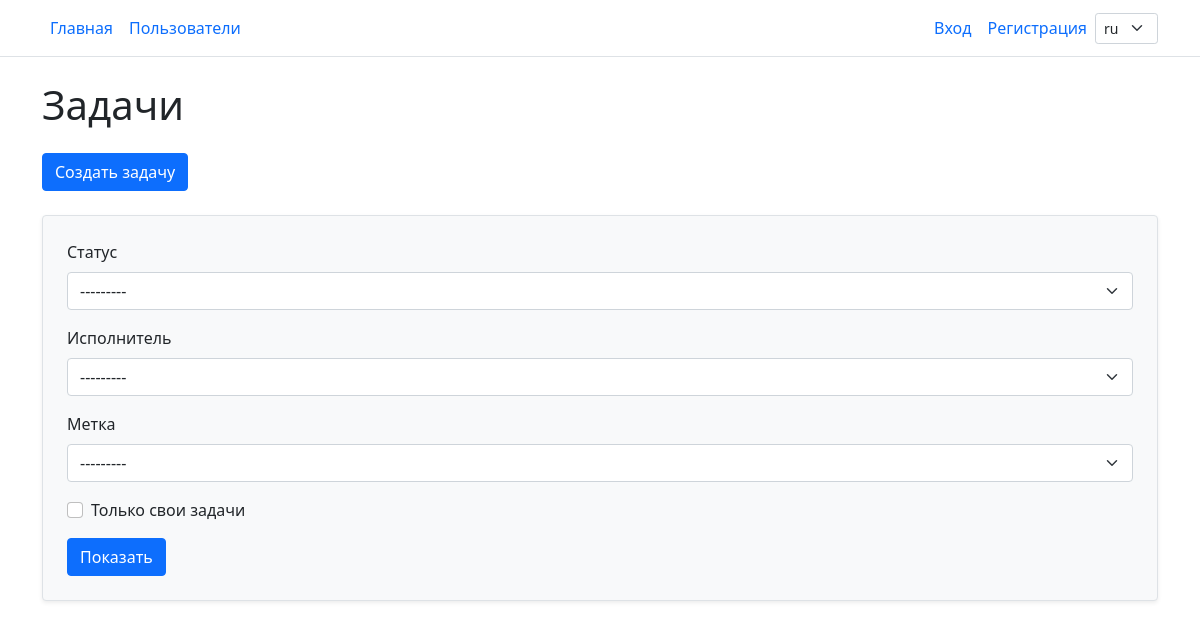
The page /tasks/ on the database as committed earlier.
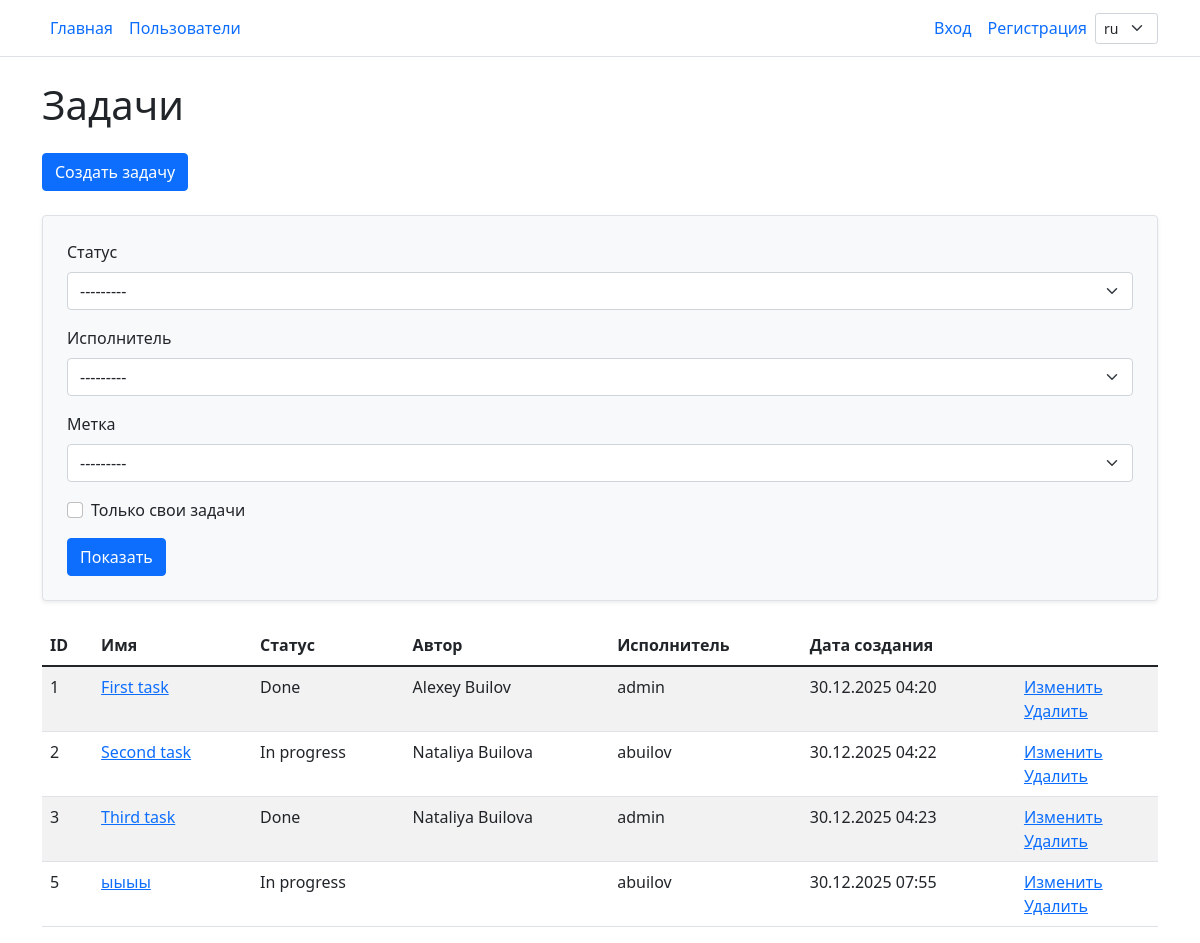
The same page on the database as committed later.
### task_manager/tasks/models.py (models this page shows, shortened)
class Task(models.Model):
    title = models.CharField(max_length=100, unique=True)
    description = models.TextField()
    created_at = models.DateTimeField(auto_now_add=True)
    author = models.ForeignKey(
        User,
        on_delete=models.PROTECT,
        related_name='created_tasks',
    )
    current_state = models.ForeignKey(
        TaskState,
        on_delete=models.PROTECT,
        related_name='tasks'
    )
    labels = models.ManyToManyField(
        Label,
        related_name='tasks',
        blank=True,
    )

### task_manager/statuses/models.py (models this page shows)
class TaskState(models.Model):
    name = models.CharField(max_length=100, unique=True)
    created_at = models.DateTimeField(auto_now_add=True)
    def __str__(self):
        return self.name

### task_manager/tasks/views.py (the view)
# urls.py: path('', TasksListView.as_view(), name='index'),
class TasksListView(ListView):
    model = Task
    template_name = 'tasks/index.html'
    context_object_name = 'tasks'
    def get_queryset(self):
        executor_sq = TaskMembership.objects.filter(
            task=OuterRef('pk'), role='executor'
        ).values('user__username')[:1]
        qs = Task.objects.select_related('author', 'current_state').annotate(
            executor=Subquery(executor_sq)
        )
        self.filterset = TaskFilter(
            self.request.GET,
            queryset=qs,
            request=self.request
        )
        return self.filterset.qs
    def get_context_data(self, **kwargs):
        context = super().get_context_data(**kwargs)
        context['filter'] = self.filterset
        return context

### task_manager/labels/models.py (called while the page is built)
    def __str__(self):
        return self.name

### task_manager/tasks/filter.py (called while the page is built)
    def filter_user_tasks(self, queryset, name, value):
        if value in [True, 'on', '1', 'true']:
            user = getattr(self, 'request', None)
            if user:
                user = getattr(user, 'user', None)
            if user:
                return queryset.filter(author=user)
        return queryset

### task_manager/templates/tasks/index.html (shortened to what this page needs)
{% extends 'layout.html' %}
{% load i18n %}
{% block content %}
<div class="container wrapper flex-grow-1">
    <h1 class="my-4">{% translate "Tasks" %}</h1>
    <a href="{% url 'tasks:create' %}" class="btn btn-primary mb-4">{% translate "Create task" %}</a>
    <form method="get" class="p-4 bg-light rounded border shadow-sm mb-4">
        <div class="mb-3">
            <label for="id_status" class="form-label">{% trans "Status" %}</label>
            {{ filter.form.status }}
        </div>
        <div class="mb-3">
            <label for="id_executor" class="form-label">{% trans "Executor" %}</label>
            {{ filter.form.executor }}
        </div>
        <div class="mb-3">
            <label for="id_labels" class="form-label">{% trans "Label" %}</label>
            {{ filter.form.labels }}
        </div>
        <div class="form-check mb-3">
            {{ filter.form.user_tasks }}
            <label class="form-check-label" for="{{ filter.form.user_tasks.id_for_label }}">
                {% trans "Only your tasks" %}
            </label>
        </div>
        <button type="submit" class="btn btn-primary">{% translate "Show" %}</button>
    </form>
    {% if tasks %}
    <table class="table table-striped">
        <thead>
        <tr>
            <th>ID</th>
            <th>{% trans "Name" %}</th>
            <th>{% trans "Status" %}</th>
            <th>{% trans "Author" %}</th>
            <th>{% trans "Executor" %}</th>
            <th>{% trans "Create date" %}</th>
            <th></th>
        </tr>
        </thead>
        <tbody>
        {% for task in tasks %}
        <tr>
            <td>{{ task.id }}</td>
            <td><a href="{% url 'tasks:show' task.pk %}">{{ task.title }}</a></td>
            <td>{{ task.current_state }}</td>
            <td>{{ task.author.first_name }} {{ task.author.last_name }}</td>
            <td>{{ task.executor }}</td>
            <td>{{ task.created_at|date:"d.m.Y H:i" }}</td>
            <td>
                <a href="{% url 'tasks:update' task.pk %}">{% trans "Edit" %}</a><br>
                <a href="{% url 'tasks:delete' task.pk %}">{% trans "Remove" %}</a>
            </td>
        </tr>
        {% endfor %}
        </tbody>
    </table>
    {% endif %}
    {% endblock %}

### task_manager/templates/layout.html (shortened to what this page needs)
<!DOCTYPE html>
{% load i18n %}
{% get_current_language as LANGUAGE_CODE %}
<html lang="{{ LANGUAGE_CODE }}">
<head>
    {% load static %}
    <link href="{% static 'css/bootstrap.min.css' %}" rel="stylesheet">
</head>
<body>
<main>
    <nav class="py-2 bg-body-tertiary border-bottom">
        <div class="container d-flex flex-wrap align-items-center">
            <ul class="nav me-auto">
                <li class="nav-item"><a href="/" class="nav-link px-2 active">{% trans "Home" %}</a></li>
                <li class="nav-item">
                    <a href="{% url 'users:index' %}" class="nav-link px-2">{% trans "Users" %}</a>
                </li>
            </ul>
            <ul class="nav align-items-center">
                {% if user.is_authenticated %}
                <li class="nav-item">
                    <span class="nav-link px-2 text-muted">
                        {{ user.username }}
                    </span>
                </li>
                <li class="nav-item">
                    <form method="post" action="{% url 'logout' %}" class="d-inline">
                        {% csrf_token %}
                        <button type="submit" class="nav-link btn btn-link px-2">
                            {% trans "Logout" %}
                        </button>
                    </form>
                </li>
                {% else %}
                <li class="nav-item">
                    <a href="{% url 'login' %}" class="nav-link px-2">
                        {% trans "Login" %}
                    </a>
                </li>
                <li class="nav-item">
                    <a href="{% url 'users:create' %}" class="nav-link px-2">
                        {% trans "Sign up" %}
                    </a>
                </li>
                {% endif %}
                <li class="nav-item dropdown">
                    <form action="{% url 'set_language' %}" method="post" class="m-0">
                        <select name="language" class="form-select form-select-sm dropdown-toggle"
                                onchange="this.form.submit()" style="display:inline-block; width:auto;">
                            {% get_available_languages as LANGUAGES %}
                            {% for lang_code, _ in LANGUAGES %}
                                <option value="{{ lang_code }}" {% if lang_code == LANGUAGE_CODE %}selected{% endif %}>
                                    {{ lang_code }}
                                </option>
                            {% endfor %}
                        </select>
                    </form>
                </li>
            </ul>
        </div>
    </nav>
    {% block content %}
    {% endblock %}
</main>
</body>
</html>

Rows that differ between the two databases and show on the page:
added Task: id "1", title "First task", current_state "Done", author.first_name "Alexey", author.last_name "Builov", executor "admin", created_at "30.12.2025 04:20"
added Task: id "2", title "Second task", current_state "In progress", author.first_name "Nataliya", author.last_name "Builova", executor "abuilov", created_at "30.12.2025 04:22"
added Task: id "3", title "Third task", current_state "Done", author.first_name "Nataliya", author.last_name "Builova", executor "admin", created_at "30.12.2025 04:23"
added Task: id "5", title "ыыыы", current_state "In progress", executor "abuilov", created_at "30.12.2025 07:55"
Other text that changed with them:
text now shown: "ID Имя Статус Автор Исполнитель Дата создания"
